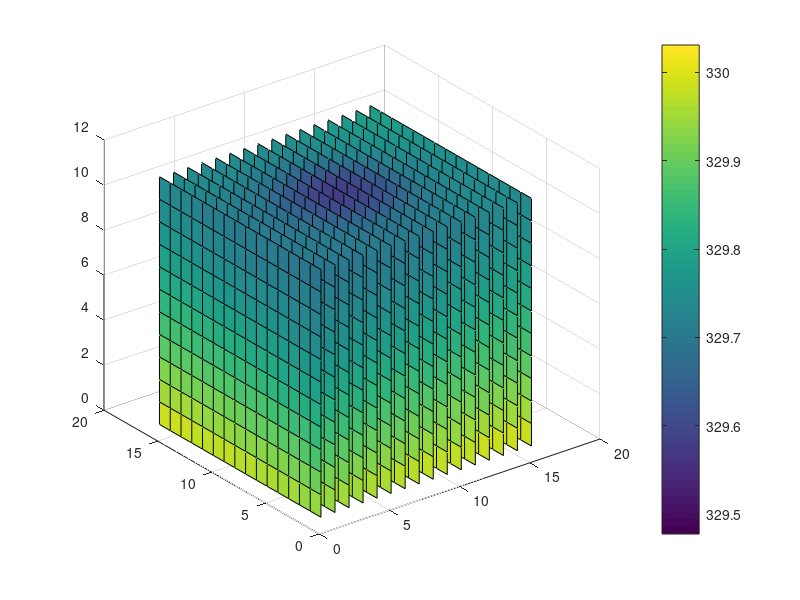
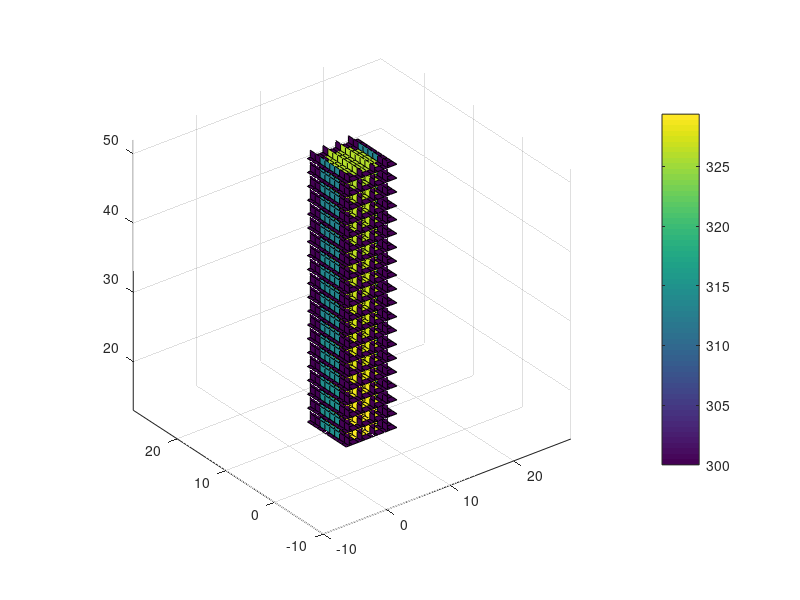
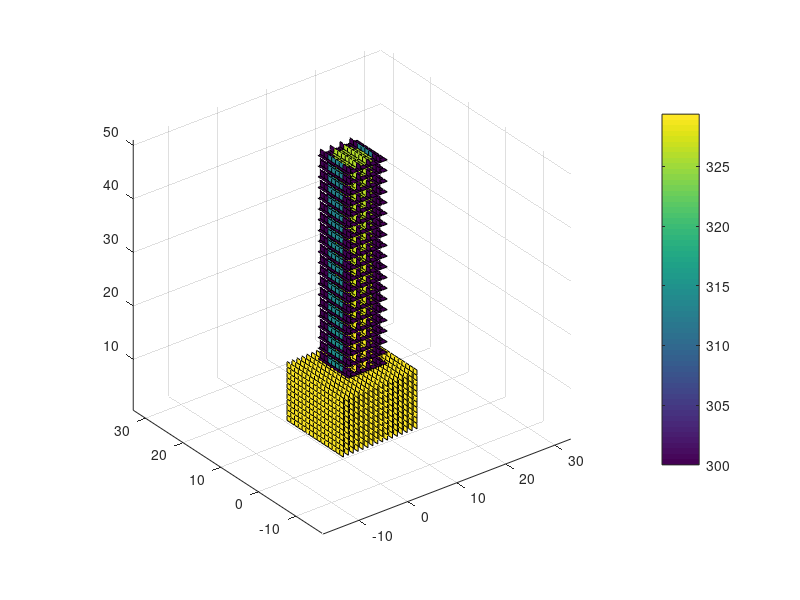

MATLAB code to generate these figures, in order:
%% ME 3345
%% Spring 2015
%% Term project -- Topic 2 (Heat sink problem)
%% AUTHOR:  Tiancheng Gong (tgong7)

%% PURPOSE: 
%      Find and plot the temperature distribution of the heat sink, find
%  the position with the highest temperature using numerical method.

%% ASSUMPTIONS: 
%      - The heat transfer coefficient is uniform.
%      - The heat flux provided by the generation in the chip is uniform.
%      - Steady state.
%      - 3D conduction.
%      - No radiation happens.
%      - The size of the block unit used is .5mm*.5mm*.5mm. The temperature
%      within in each block is uniform.
%      - The temperature of the heat sink is around 300K.
%      - The temperature of the infinite distance is around 300K. It is the
%      difference between the environment and the chip instead of the
%      temperature of environment itself that matters in this problem.

%% IMPORTANT VALUES:
%      k = 237 W/m*K;
%      h = 100 W/m^2*K;
%      size = 0.5 mm = 5e(-4) m;
%      Total power = 4W;

%% ANALYSIS AND METHOD:
%      - Since the shape of the heat sink is symmetric, the model can be
%        simplified  by dividing the heat sink into 4 identical parts, 4
%        squares and one rod in the middle of each square. (It can be
%        divided into at most 8 identical triangle parts, but it is not
%        easy to build this model using cube blocks.)
%      - The tool used here is the finite difference equations. For each
%        cube block unit, we can derive a finite difference equation based
%        on the temperatrue of its neighbors and the property of the
%        material. We will have n cubes as n unknowns as well as n
%        equations, thus the equations are solvable.
%      - Using the solution derived, we can thus plot the temperature 
%        distribution and find the position of the heighest temperature.


%% PART 1: Create the array for the coefficients of the equations.
%  Linear Equations: At = B; B is all zeros.
size = .0005;
a = .008 / size;
b = .008 / size;
c = .006 / size;
l = .02 / size;
blocks_in_base = a * b * c;
blocks_in_rod = 32 * l;
total_blocks = blocks_in_base + blocks_in_rod;
A = zeros(total_blocks, total_blocks); % For all blocks
B = zeros(total_blocks, 1);

% Set the value of coefficients based on finite difference theorem.
% Consider the border cubes carefully.
area = size ^ 2;
k = 237;
h = 100;
total_power = 4;
rm_temp = 300;
heat_from_chip = total_power / (4 *(a * b));
% the top plane for the base 0: nothing above it; 0.5: triangle rod block
% is above it; 1: cube rod block is above it
top_plane = zeros(a, b);
top_plane(6:11, 7:10) = .5;
top_plane(7:10, 6:11) = .5;
top_plane(6:11, 8:9) = 1;
top_plane(7:10, 7:10) = 1;
top_plane(8:9, 6:11) = 1;

% collect all the finite difference equations of the bese part.
count = 0; % count the top blocks connecting to the rod blocks
for z = 0 : (c - 1)
    for y = 0 : (b - 1)
        for x = 0 : (a - 1)
            cur_index = z * (a * b) + y * a + x + 1;
            % left neighbor
            if (x ~= 0)
                left_index = cur_index - 1;
                coe = k / size * area;
                A(cur_index, left_index) = - coe;
                A(cur_index, cur_index) = A(cur_index, cur_index) + coe;
            else
                coe = h * area;
                A(cur_index, cur_index) = A(cur_index, cur_index) + coe;
                B(cur_index, 1) = B(cur_index, 1) + coe * rm_temp;
            end
            % right neighbor
            if (x ~= (a - 1))
                right_index = cur_index + 1;
                coe = k / size * area;
                A(cur_index, right_index) = - coe;
                A(cur_index, cur_index) = A(cur_index, cur_index) + coe;
            end
            % front neighbor
            if (y ~= 0)
                front_index = cur_index - a;
                coe = k / size * area;
                A(cur_index, front_index) = - coe;
                A(cur_index, cur_index) = A(cur_index, cur_index) + coe;
            else
                coe = h * area;
                A(cur_index, cur_index) = A(cur_index, cur_index) + coe;
                B(cur_index, 1) = B(cur_index, 1) + coe * rm_temp;
            end
            % back neighbor
            if (y ~= (b - 1))
                back_index = cur_index + a;
                coe = k / size * area;
                A(cur_index, back_index) = - coe;
                A(cur_index, cur_index) = A(cur_index, cur_index) + coe;
            end
            % bot neighbor
            if (z ~= 0)
                bot_index = cur_index - a * b;
                coe = k / size * area;
                A(cur_index, bot_index) = - coe;
                A(cur_index, cur_index) = A(cur_index, cur_index) + coe;
            else
                B(cur_index, 1) = B(cur_index, 1) + heat_from_chip;
            end
            % top neighbor
            if (z ~= (c - 1))
                top_index = cur_index +  a * b;
                coe = k / size * area;
                A(cur_index, top_index) = - coe;
                A(cur_index, cur_index) = A(cur_index, cur_index) + coe;
            else
                % check whether the block is connected to the rod
                % top neighbor is the environment
                if (top_plane(x+1, y+1) == 0)
                    coe = h * area;
                    A(cur_index, cur_index) = A(cur_index, cur_index) + coe;
                    B(cur_index, 1) = B(cur_index, 1) + coe * rm_temp;
                % top neighbor is the cube rod block
                elseif (top_plane(x+1, y+1) == 1)
                    count = count + 1;
                    top_index = blocks_in_base + count;
                    coe = k / size * area;
                    A(cur_index, top_index) = - coe;
                    A(cur_index, cur_index) = A(cur_index, cur_index) + coe;
                % top neighbor is the triangle rod block
                else
                    count = count + 1;
                    top_index = blocks_in_base + count;
                    coe_k = k / size * area / 2;
                    coe_h = h * area / 2;
                    A(cur_index, top_index) = - coe_k;
                    A(cur_index, cur_index) = A(cur_index, cur_index) + coe_k + coe_h;
                    B(cur_index, 1) = B(cur_index, 1) + coe_h * rm_temp;
                end
            end
        end
    end
end


count = 0;
index_matrix = zeros(6, 6);
condition = zeros(6, 6);
for j = 1 : 6
    for i = 1: 6
        if (top_plane(i + 5, j + 5) ~= 0)
            condition(i, j) = top_plane(i + 5, j + 5);
            count = count + 1;
            index_matrix(i, j) = count;
        end
    end
end
side1 = [2, 3, 11, 16, 17, 22, 30, 31];
side2 = [1, 4, 5, 10, 23, 28, 29, 32];

for z = 1 : l
    for y = 1 : 6
        for x = 1 : 6
            if (condition(x, y) ~= 0)
                cur_index = blocks_in_base + (z - 1) * 32 + index_matrix(x, y);
                % left neighbor
                if ((x ~= 1) && (condition(x - 1, y) ~= 0))
                    left_index = cur_index - 1;
                    coe = k / size * area;
                    A(cur_index, left_index) = - coe;
                    A(cur_index, cur_index) = A(cur_index, cur_index) + coe;
                end
                % right neighbor
                if ((x ~= 6) && (condition(x + 1, y) ~= 0))
                    right_index = cur_index + 1;
                    coe = k / size * area;
                    A(cur_index, right_index) = - coe;
                    A(cur_index, cur_index) = A(cur_index, cur_index) + coe;
                end
                % front neighbor
                if ((y ~= 1) && (condition(x, y - 1) ~= 0))
                    front_index = blocks_in_base + (z - 1) * 32 + index_matrix(x, y - 1);
                    coe = k / size * area;
                    A(cur_index, front_index) = - coe;
                    A(cur_index, cur_index) = A(cur_index, cur_index) + coe;
                end
                % back neighbor
                if ((y ~= 6) && (condition(x, y + 1) ~= 0))
                    back_index = blocks_in_base + (z - 1) * 32 + index_matrix(x, y + 1);
                    coe = k / size * area;
                    A(cur_index, back_index) = - coe;
                    A(cur_index, cur_index) = A(cur_index, cur_index) + coe;
                end
                % top neighbor
                if (z ~= l)
                    top_index = cur_index + 32;
                    coe = k / size * area * condition(x, y); % whether the cross section is a triangle
                    A(cur_index, top_index) = - coe;
                    A(cur_index, cur_index) = A(cur_index, cur_index) + coe;
                else
                    coe = h * area * condition(x, y);
                    A(cur_index, cur_index) = A(cur_index, cur_index) + coe;
                    B(cur_index, 1) = B(cur_index, 1) + coe * rm_temp;
                end
                % bot neighbor
                if (z ~= 1)
                    bot_index = cur_index - 32;
                else
                    bot_index = blocks_in_base - a * b + (y + 4) * a + x + 5;
                end
                coe = k * condition(x, y)/ size * area;
                A(cur_index, bot_index) = - coe;
                A(cur_index, cur_index) = A(cur_index, cur_index) + coe;
                % consider the h
                if (~isempty(find(side1 == index_matrix(x, y), 1)))
                    coe = h * area;
                    A(cur_index, cur_index) = A(cur_index, cur_index) + coe;
                    B(cur_index, 1) = B(cur_index, 1) + coe * rm_temp;
                elseif (~isempty(find(side2 == index_matrix(x, y), 1)))
                    coe = h * area * 1.41421;
                    A(cur_index, cur_index) = A(cur_index, cur_index) + coe;
                    B(cur_index, 1) = B(cur_index, 1) + coe * rm_temp;
                end
            end
        end
    end
end

%% PART 2: Find the solution
T = A \ B;


%% PART 3: Plot and interpret the solution.
% put the temperatre soulutions into T_plot matrix
% T_plot = ones(a, b, c + l) * rm_temp;
T_base_plot = zeros(a, b, c);
T_rod_plot = ones(a, b, l) * rm_temp;
% put in the base T elements
for z = 1 : c
    for y = 1 : b
        for x = 1 : a
            index = (z - 1) * (a * b) + (y - 1) * a + x;
            T_base_plot(x, y, z) = T(index);
        end
    end
end


% plug in the rod T elements
index = blocks_in_base;
for z = 1 : l
    for y = 1 : b
        for x = 1 : a
            if (top_plane(x, y) ~= 0)
                index = index + 1;
                T_rod_plot(x, y, z) = T(index);
            end
        end
    end
end

figure(1)
[x, y, z] = meshgrid(0.5 : a - 0.5, .5 : b - .5, .5 : c - .5);
xslice = .5 : 1 : a - .5;
slice(x, y, z, T_base_plot, xslice, [], []);
colorbar;

figure(2)
[x, y, z] = meshgrid(5.5:13.5, 5.5:13.5, 13:l+12);
xslice = 6:2:13;
zslice = 13: 2: l+12;
slice(x, y, z, T_rod_plot(5:13, 5:13, :), xslice, [], zslice);
axis equal
colorbar;


figure(3)
[x, y, z] = meshgrid(0.5 : a - 0.5, .5 : b - .5, .5 : c - .5);
xslice = .5 : 1 : a - .5;
slice(x, y, z, T_base_plot, xslice, [], []);
hold

[x, y, z] = meshgrid(4.5:12.5, 4.5:12.5, 12:l+11);
xslice = 5:2:12;
zslice = 12: 2: l+11;
slice(x, y, z, T_rod_plot(5:13, 5:13, :), xslice, [], zslice);
axis equal
colorbar;

[T_max, max_loc] = max(T);
[T_min, min_loc] = min(T);
T_chip = T_max + .001 / (.008 * .008);
